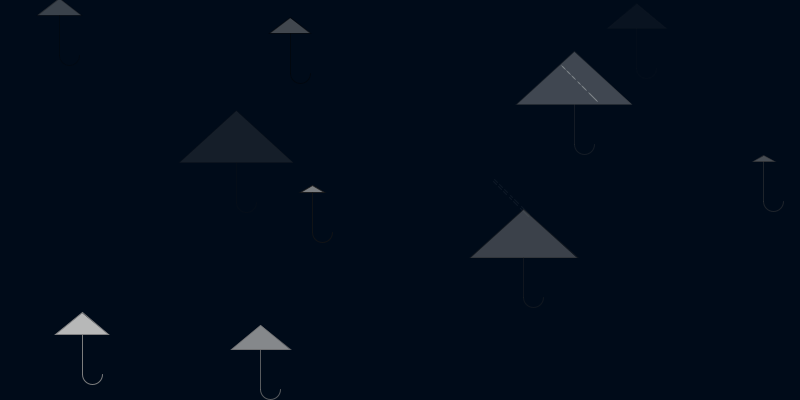
Frame 1 (no input)
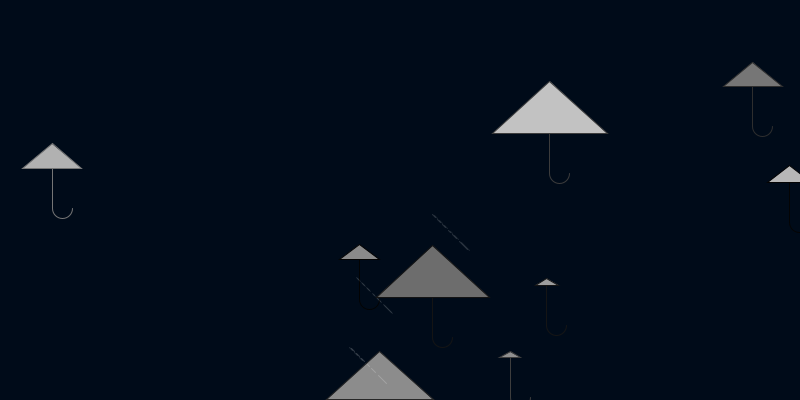
Frame 60 (the mouse pressed at the canvas centre just before this capture)
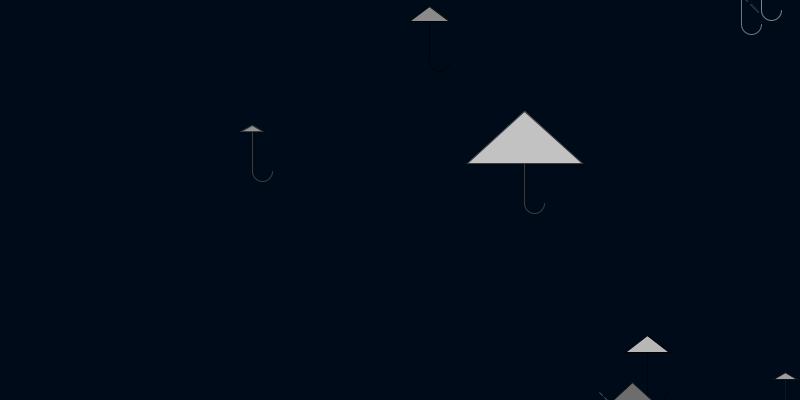
Frame 120 (the mouse held since frame 60 and released just before this capture)

The Processing sketch that drew these frames (run headless with seeded random() and noise(); from frame 60 on, the mouse is pressed at the canvas centre):

// Processing sketch: processing_123087
// ── processing_123087.pde

//Chun Yi Wu 
// concept is rainy day 
// If you knock your mouse , it will increase rain & umbrella .


int _num = 10;      
Circle[] _circleArr = {
};  

void setup() { 
  size(800, 400); 
  strokeWeight(1); 
  fill(150, 50); 
  drawCircles();
} 

void draw() {    
  background(0,11,25);
  for (int i=0; i<_circleArr.length; i++) {
    Circle thisCirc = _circleArr[i];
    thisCirc.updateMe();
  }
} 

void mouseReleased() { 
  drawCircles();
} 

void drawCircles() { 
  for (int i=0; i<_num; i++) { 
    Circle thisCirc = new Circle();
    thisCirc.drawMe();
    _circleArr = (Circle[])append(_circleArr, thisCirc);
  }
}


class Circle {
  float x, y;
  float radius;
  color linecol, fillcol;
  float alph; 
  float xmove, ymove;


  Circle() {
    x = random(width);
    y = random(height);
    radius = random(100) + 10;
    linecol = color(random(255));
    fillcol = color(random(100,210));
    alph = random(255);

    xmove = random(10) - 5;
    ymove = random(10) - 5;
  }

  void drawMe() {
    
    fill(fillcol, alph);
    stroke(linecol, alph);   
    triangle(x, y, x+radius+10, y, x+radius/2+5, y-radius/2);
    line(x+radius/2+5, y, x+radius/2+5, y+40);
    noFill();
    arc(x+radius/2+15, y+40, 20, 20, 0, PI);
  }

  void updateMe() {
    x += xmove;
    y += ymove;
    if (x > (width+radius)) { 
      x=0-radius;
    }
    if (x < (0-radius)) { 
      x=width+radius;
    }
    if (y > (height+radius)) { 
      y=0-radius;
    }
    if (y < (0-radius)) { 
      y=height+radius;
    }

    boolean touching = false;
    for (int i=0; i<_circleArr.length; i++) {
      Circle otherCirc = _circleArr[i];
      if (otherCirc != this) {
        float dis = dist(x, y, otherCirc.x, otherCirc.y);

        float limit = dis - radius - otherCirc.radius;  
        if ( limit < 0) {
          float midx, midy;
          midx = (x + otherCirc.x)/2;
          midy = (y + otherCirc.y)/2;
          stroke(255, random(60));
          noFill();
          limit *= -1;
          line(midx, midy, midx+3, midy+3);
          line(midx+5, midy+5, midx+8, midy+8);
          line(midx+10, midy+10, midx+13, midy+13);
          line(midx+16, midy+16,midx+18, midy+18);
          line(midx+20, midy+20,midx+24, midy+24);
          line(midx+27, midy+27,midx+35, midy+35);
        }
      }
    }
    if (touching) {
      if (alph > 0) { 
        alph--;
      }
    } 
    else {
      if (alph<255) { 
        alph += 4;
      }
    }
    drawMe();
  }
}
